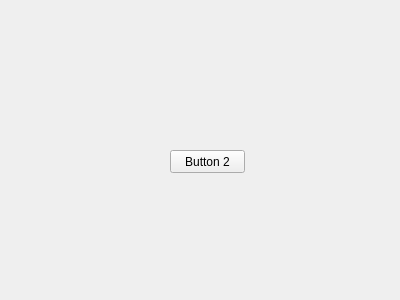
<?xml version="1.0" encoding="UTF-8"?>
<ui version="4.0">
 <class>Widget</class>
 <widget class="QWidget" name="Widget">
  <property name="geometry">
   <rect>
    <x>0</x>
    <y>0</y>
    <width>400</width>
    <height>300</height>
   </rect>
  </property>
  <property name="windowTitle">
   <string>Widget</string>
  </property>
  <widget class="QPushButton" name="pushButton">
   <property name="geometry">
    <rect>
     <x>170</x>
     <y>150</y>
     <width>75</width>
     <height>23</height>
    </rect>
   </property>
   <property name="text">
    <string>Button 2</string>
   </property>
  </widget>
 </widget>
 <layoutdefault spacing="6" margin="11"/>
 <resources/>
 <connections/>
</ui>
